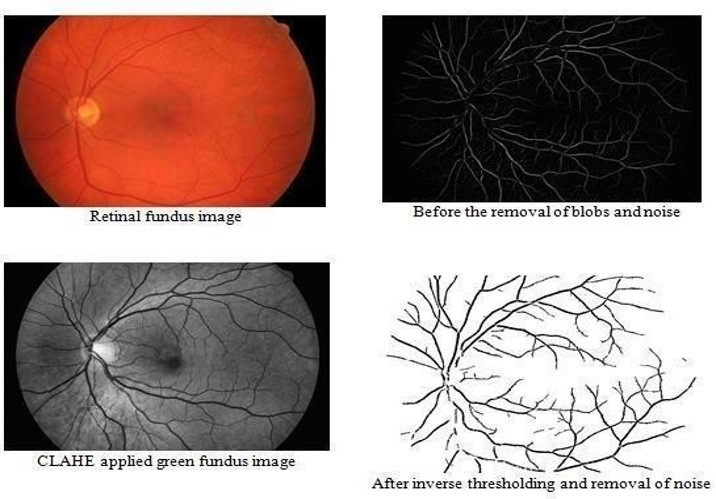
#> input picture Blood_vessel_segmentation.jpg, 716 x 499 px; its folder holds only this picture in this run
$ python -i blood_vessel_segmentation.py   (imports and definitions only)   (older library calls are emulated)
#> lines starting #> are read from the running program, lines starting #| are printed output that depends on the picture; after the words box and inside, x2 and y2 are one past the last pixel; in counts of white or black regions, pixels touching at a corner belong together
#> further down, picture is the input picture: shape (499, 716, 3); mean B, G, R 137, 141.6, 162
import cv2
import numpy as np
import os
import csv


def extract_bv(image):
	b,green_fundus,r = cv2.split(image)
	clahe = cv2.createCLAHE(clipLimit=2.0, tileGridSize=(8,8))
	contrast_enhanced_green_fundus = clahe.apply(green_fundus)

	# applying alternate sequential filtering (3 times closing opening)
	r1 = cv2.morphologyEx(contrast_enhanced_green_fundus, cv2.MORPH_OPEN, cv2.getStructuringElement(cv2.MORPH_ELLIPSE,(5,5)), iterations = 1)
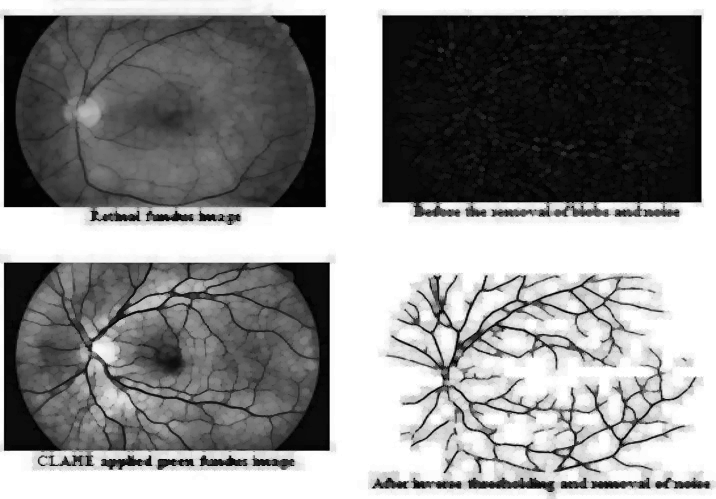
#> r1: shape (499, 716); min 0, max 255, mean 139.5
	R1 = cv2.morphologyEx(r1, cv2.MORPH_CLOSE, cv2.getStructuringElement(cv2.MORPH_ELLIPSE,(5,5)), iterations = 1)
	r2 = cv2.morphologyEx(R1, cv2.MORPH_OPEN, cv2.getStructuringElement(cv2.MORPH_ELLIPSE,(11,11)), iterations = 1)
	R2 = cv2.morphologyEx(r2, cv2.MORPH_CLOSE, cv2.getStructuringElement(cv2.MORPH_ELLIPSE,(11,11)), iterations = 1)
	r3 = cv2.morphologyEx(R2, cv2.MORPH_OPEN, cv2.getStructuringElement(cv2.MORPH_ELLIPSE,(23,23)), iterations = 1)
	R3 = cv2.morphologyEx(r3, cv2.MORPH_CLOSE, cv2.getStructuringElement(cv2.MORPH_ELLIPSE,(23,23)), iterations = 1)
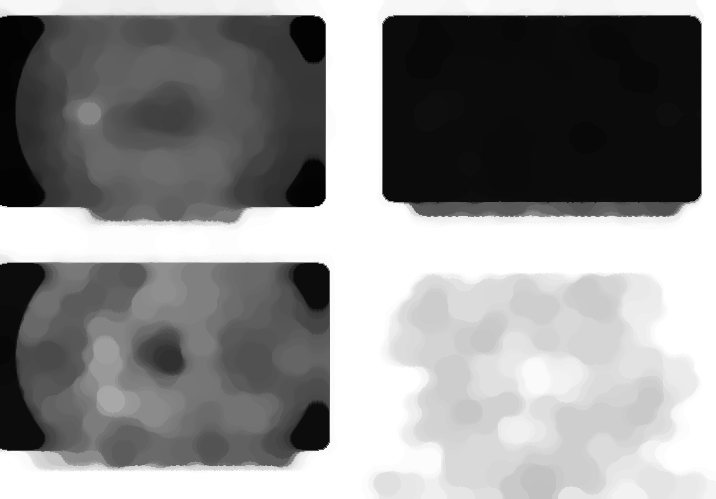
#> R3: shape (499, 716); min 3, max 255, mean 142.4
	f4 = cv2.subtract(R3,contrast_enhanced_green_fundus)
	f5 = clahe.apply(f4)

	# removing very small contours through area parameter noise removal
	ret,f6 = cv2.threshold(f5,15,255,cv2.THRESH_BINARY)
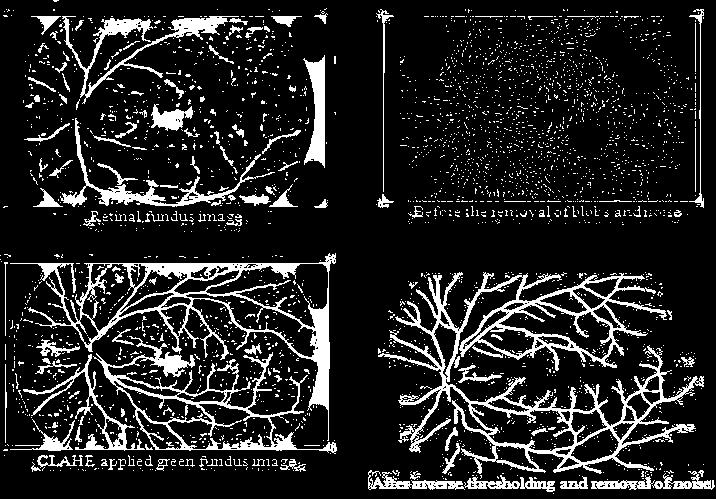
#> f6: shape (499, 716); 14.1% white; 3170 white regions (3027 under 20 px)
	mask = np.ones(f5.shape[:2], dtype="uint8") * 255
	im2, contours, hierarchy = cv2.findContours(f6.copy(),cv2.RETR_LIST,cv2.CHAIN_APPROX_SIMPLE)
#> contours = 3512 contours, 3388 with area under 20; largest, box (x1, y1, x2, y2) and area: (378, 272, 704, 474) 22136, (10, 253, 336, 441) 17242, (93, 336, 337, 454) 8886, (205, 263, 329, 329) 3895, (167, 403, 273, 450) 2902
	for cnt in contours:
		if cv2.contourArea(cnt) <= 200:
			cv2.drawContours(mask, [cnt], -1, 0, -1)
#> this loop made 3512 passes
#> cnt on passes 1, 3, 5: [[553, 493]], [[454, 487], [455, 486], [456, 487], [455, 488]], [[698, 486], [699, 485], [700, 486], [699, 487]]
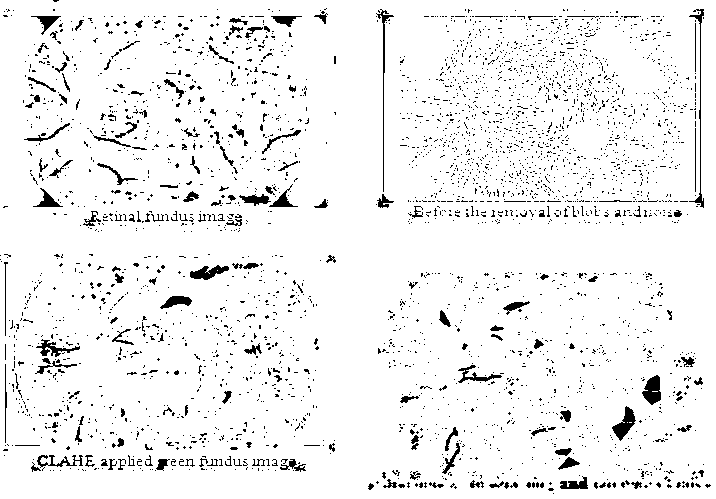
#> mask: shape (499, 716); 94.4% white; black in thin lines or dots
	im = cv2.bitwise_and(f5, f5, mask=mask)
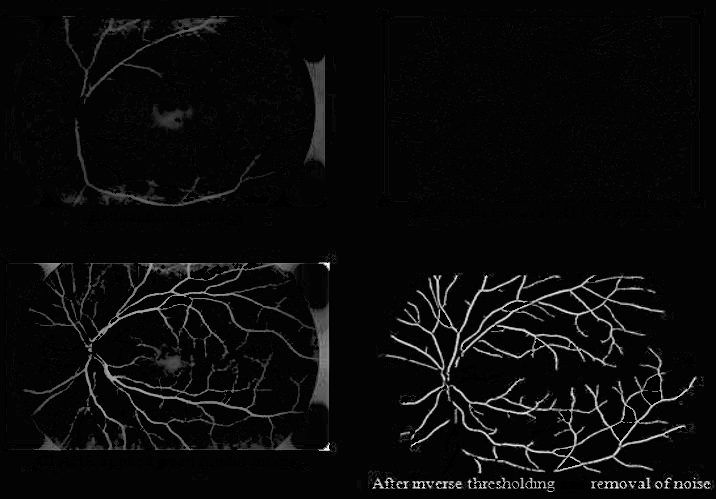
#> im: shape (499, 716); min 0, max 249, mean 10.6
	ret,fin = cv2.threshold(im,15,255,cv2.THRESH_BINARY_INV)
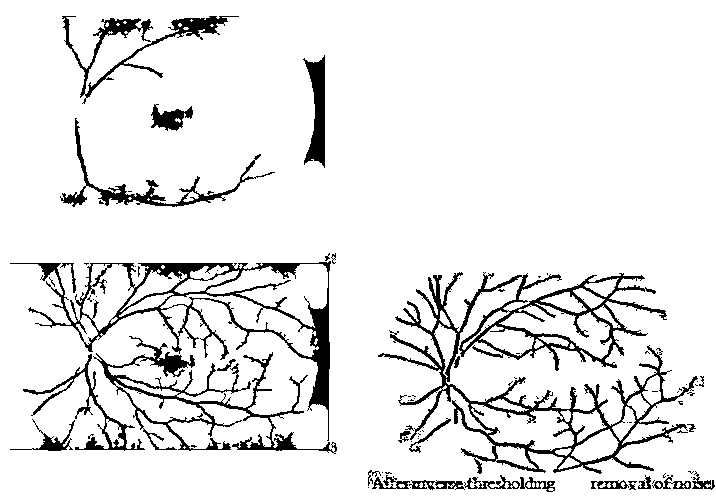
#> fin: shape (499, 716); 91% white; 82 black regions (55 under 20 px), largest, box (x1, y1, x2, y2) and area: (378, 272, 698, 474) 11221, (10, 261, 331, 441) 6709, (93, 336, 337, 454) 4180
	newfin = cv2.erode(fin, cv2.getStructuringElement(cv2.MORPH_ELLIPSE,(3,3)), iterations=1)
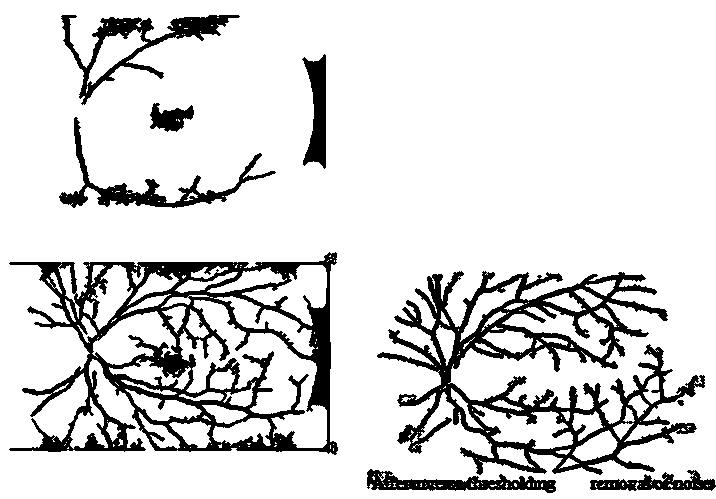
#> newfin: shape (499, 716); 85.4% white; 9 black regions, largest, box (x1, y1, x2, y2) and area: (9, 252, 338, 455) 21070, (377, 271, 705, 475) 19089, (61, 15, 240, 105) 3340

	# removing blobs of unwanted bigger chunks taking in consideration they are not straight lines like blood
	#vessels and also in an interval of area
	fundus_eroded = cv2.bitwise_not(newfin)
#> (the run stopped early here; a loop or call above may not have finished)
